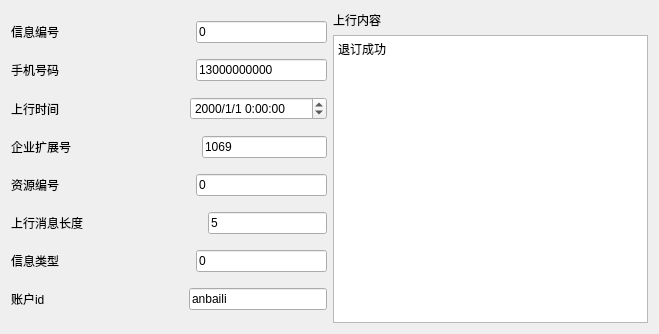
<?xml version="1.0" encoding="UTF-8"?>
<ui version="4.0">
 <class>SMOData</class>
 <widget class="QWidget" name="SMOData">
  <property name="geometry">
   <rect>
    <x>0</x>
    <y>0</y>
    <width>659</width>
    <height>334</height>
   </rect>
  </property>
  <property name="windowTitle">
   <string>Form</string>
  </property>
  <layout class="QGridLayout" name="gridLayout">
   <item row="0" column="0">
    <layout class="QVBoxLayout" name="verticalLayout">
     <item>
      <layout class="QHBoxLayout" name="horizontalLayout">
       <item>
        <widget class="QLabel" name="label">
         <property name="text">
          <string>信息编号</string>
         </property>
        </widget>
       </item>
       <item>
        <spacer name="horizontalSpacer">
         <property name="orientation">
          <enum>Qt::Horizontal</enum>
         </property>
         <property name="sizeHint" stdset="0">
          <size>
           <width>40</width>
           <height>20</height>
          </size>
         </property>
        </spacer>
       </item>
       <item>
        <widget class="QLineEdit" name="lineEdit_msgId">
         <property name="text">
          <string>0</string>
         </property>
        </widget>
       </item>
      </layout>
     </item>
     <item>
      <layout class="QHBoxLayout" name="horizontalLayout_2">
       <item>
        <widget class="QLabel" name="label_2">
         <property name="text">
          <string>手机号码</string>
         </property>
        </widget>
       </item>
       <item>
        <spacer name="horizontalSpacer_2">
         <property name="orientation">
          <enum>Qt::Horizontal</enum>
         </property>
         <property name="sizeHint" stdset="0">
          <size>
           <width>40</width>
           <height>20</height>
          </size>
         </property>
        </spacer>
       </item>
       <item>
        <widget class="QLineEdit" name="lineEdit_mobilePhone">
         <property name="text">
          <string>13000000000</string>
         </property>
        </widget>
       </item>
      </layout>
     </item>
     <item>
      <layout class="QHBoxLayout" name="horizontalLayout_7">
       <item>
        <widget class="QLabel" name="label_7">
         <property name="text">
          <string>上行时间</string>
         </property>
        </widget>
       </item>
       <item>
        <spacer name="horizontalSpacer_3">
         <property name="orientation">
          <enum>Qt::Horizontal</enum>
         </property>
         <property name="sizeHint" stdset="0">
          <size>
           <width>40</width>
           <height>20</height>
          </size>
         </property>
        </spacer>
       </item>
       <item>
        <widget class="QDateTimeEdit" name="dateTimeEdit_MOTime">
         <property name="displayFormat">
          <string>yyyy/M/d H:mm:ss</string>
         </property>
        </widget>
       </item>
      </layout>
     </item>
     <item>
      <layout class="QHBoxLayout" name="horizontalLayout_3">
       <item>
        <widget class="QLabel" name="label_3">
         <property name="text">
          <string>企业扩展号</string>
         </property>
        </widget>
       </item>
       <item>
        <spacer name="horizontalSpacer_4">
         <property name="orientation">
          <enum>Qt::Horizontal</enum>
         </property>
         <property name="sizeHint" stdset="0">
          <size>
           <width>40</width>
           <height>20</height>
          </size>
         </property>
        </spacer>
       </item>
       <item>
        <widget class="QLineEdit" name="lineEdit_SPNo">
         <property name="text">
          <string>1069</string>
         </property>
        </widget>
       </item>
      </layout>
     </item>
     <item>
      <layout class="QHBoxLayout" name="horizontalLayout_4">
       <item>
        <widget class="QLabel" name="label_4">
         <property name="text">
          <string>资源编号</string>
         </property>
        </widget>
       </item>
       <item>
        <spacer name="horizontalSpacer_5">
         <property name="orientation">
          <enum>Qt::Horizontal</enum>
         </property>
         <property name="sizeHint" stdset="0">
          <size>
           <width>40</width>
           <height>20</height>
          </size>
         </property>
        </spacer>
       </item>
       <item>
        <widget class="QLineEdit" name="lineEdit_resourceId">
         <property name="text">
          <string>0</string>
         </property>
        </widget>
       </item>
      </layout>
     </item>
     <item>
      <layout class="QHBoxLayout" name="horizontalLayout_5">
       <item>
        <widget class="QLabel" name="label_5">
         <property name="text">
          <string>上行消息长度</string>
         </property>
        </widget>
       </item>
       <item>
        <spacer name="horizontalSpacer_6">
         <property name="orientation">
          <enum>Qt::Horizontal</enum>
         </property>
         <property name="sizeHint" stdset="0">
          <size>
           <width>40</width>
           <height>20</height>
          </size>
         </property>
        </spacer>
       </item>
       <item>
        <widget class="QLineEdit" name="lineEdit_MOContentLength">
         <property name="text">
          <string>5</string>
         </property>
        </widget>
       </item>
      </layout>
     </item>
     <item>
      <layout class="QHBoxLayout" name="horizontalLayout_6">
       <item>
        <widget class="QLabel" name="label_6">
         <property name="text">
          <string>信息类型</string>
         </property>
        </widget>
       </item>
       <item>
        <spacer name="horizontalSpacer_7">
         <property name="orientation">
          <enum>Qt::Horizontal</enum>
         </property>
         <property name="sizeHint" stdset="0">
          <size>
           <width>40</width>
           <height>20</height>
          </size>
         </property>
        </spacer>
       </item>
       <item>
        <widget class="QLineEdit" name="lineEdit_msgType">
         <property name="text">
          <string>0</string>
         </property>
        </widget>
       </item>
      </layout>
     </item>
     <item>
      <layout class="QHBoxLayout" name="horizontalLayout_8">
       <item>
        <widget class="QLabel" name="label_8">
         <property name="text">
          <string>账户id</string>
         </property>
        </widget>
       </item>
       <item>
        <spacer name="horizontalSpacer_8">
         <property name="orientation">
          <enum>Qt::Horizontal</enum>
         </property>
         <property name="sizeHint" stdset="0">
          <size>
           <width>40</width>
           <height>20</height>
          </size>
         </property>
        </spacer>
       </item>
       <item>
        <widget class="QLineEdit" name="lineEdit_accountId">
         <property name="text">
          <string>anbaili</string>
         </property>
        </widget>
       </item>
      </layout>
     </item>
    </layout>
   </item>
   <item row="0" column="1">
    <layout class="QVBoxLayout" name="verticalLayout_2">
     <item>
      <widget class="QLabel" name="label_9">
       <property name="text">
        <string>上行内容</string>
       </property>
      </widget>
     </item>
     <item>
      <widget class="QTextEdit" name="textEdit_MOContent">
       <property name="html">
        <string>&lt;!DOCTYPE HTML PUBLIC &quot;-//W3C//DTD HTML 4.0//EN&quot; &quot;http://www.w3.org/TR/REC-html40/strict.dtd&quot;&gt;
&lt;html&gt;&lt;head&gt;&lt;meta name=&quot;qrichtext&quot; content=&quot;1&quot; /&gt;&lt;style type=&quot;text/css&quot;&gt;
p, li { white-space: pre-wrap; }
&lt;/style&gt;&lt;/head&gt;&lt;body style=&quot; font-family:'SimSun'; font-size:9pt; font-weight:400; font-style:normal;&quot;&gt;
&lt;p style=&quot; margin-top:0px; margin-bottom:0px; margin-left:0px; margin-right:0px; -qt-block-indent:0; text-indent:0px;&quot;&gt;退订成功&lt;/p&gt;&lt;/body&gt;&lt;/html&gt;</string>
       </property>
      </widget>
     </item>
    </layout>
   </item>
  </layout>
 </widget>
 <resources/>
 <connections/>
</ui>
